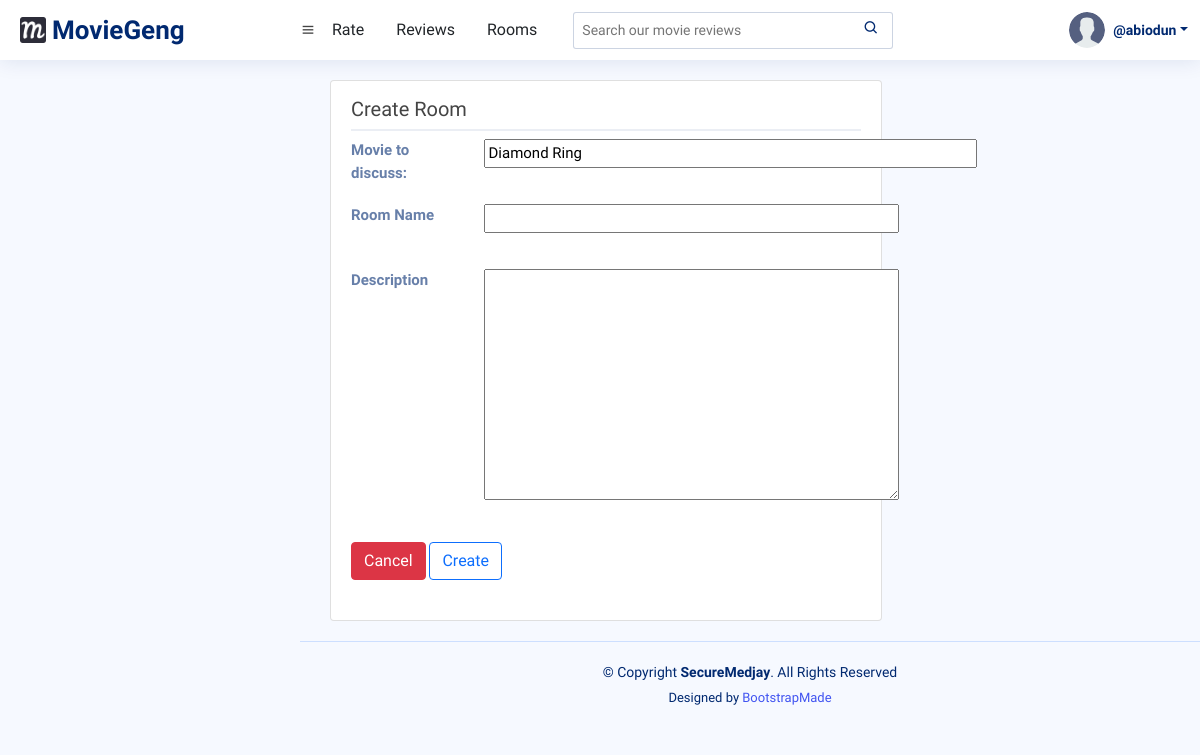
Page /create-room/2/ (signed in) on the committed database.
### base/models.py (models this page shows, shortened)
class User(AbstractUser):
    email = models.EmailField(unique=True)
    username = models.CharField(unique=True, max_length=255)
    bio = models.TextField(blank=True, null=True)
    avatar = models.ImageField(null=True, default="avatar.svg")
    USERNAME_FIELD = 'email'
    REQUIRED_FIELDS = ["username"]

class Movie(models.Model):
    name = models.CharField(max_length=255)
    tmdb_id = models.CharField(max_length=255)
    img_url = models.CharField(null=True, max_length=255)
    duration = models.IntegerField(null=True)
    overview = models.TextField(null=True)
    tags = models.CharField(max_length=255, null=True)
    genres = models.CharField(max_length=255, null=True)
    budget = models.IntegerField(null=True)
    release_date = models.CharField(max_length=255, null=True)
    language = models.CharField(max_length=255, null=True)
    revenue = models.IntegerField(null=True)
    REQUIRED_FIELDS = []

### base/views.py (the view, shortened to what this page needs)
# urls.py: path("create-room/<int:pk>/", views.create_room_view, name="create-room"),
@login_required(login_url="base:login")
def create_room_view(request, pk):
    movie = None
    if pk != 0:
        movie = Movie.objects.get(id=pk)
    form = RoomForm()
    movies = Movie.objects.all()
    context = {
        "form": form,
        "movies": movies,
        "movie": movie,
    }
    return render(request, "base/room_form.html", context)

### base/forms.py
class RoomForm(ModelForm):
    class Meta:
        model = Room
        fields = ["name", "description"]

### base/templates/base/room_form.html (shortened to what this page needs)
{% extends "base.html" %}
{% block content %}
<main id="main" class="main">
    <section class="section profile">
        <div class="row">
            <div class="col-xl-8">
                <div class="card">
                    <div class="card-body pt-3">
                            <ul class="nav nav-tabs nav-tabs-bordered">
                                <li class="nav-item">
                                    <h5>Create Room</h5>
                                </li>
                            </ul>
                            <div class="tab-content pt-2">
                                <div class="tab-pane fade show active profile-overview">
                                    <div class="row">
                                        <form class="" method="post">
                                            <div class="row">
                                                {% if movie %}
                                                    <div class="col-lg-3 col-md-4 label">
                                                        <label for="movie">Movie to discuss:</label>
                                                    </div>
                                                    <div class="col-lg-9 col-md-8">
                                                        <input type="text" name="movie" value="{{movie.name}}" size="50" readonly>
                                                    </div>
                                                {% endif %}
                                            </div>
                                            <div class="row">
                                                <div class="col-lg-3 col-md-4 label">
                                                    <label for="name">Room Name</label>
                                                </div>
                                                <div class="col-lg-9 col-md-8">
                                                    <p>{{form.name}}</p>
                                                </div>
                                            </div>
                                            <div class="row">
                                                <div class="col-lg-3 col-md-4 label">
                                                    <label for="description">Description</label>
                                                </div>
                                                <div class="col-lg-9 col-md-8">
                                                    <p>{{form.description}}</p>
                                                </div>
                                            </div>
                                            <div>
                                                <a class="btn btn-danger" href="{{ request.META.HTTP_REFERER }}">Cancel</a>
                                                <button class="btn btn-outline-primary" type="submit">Create</button>
                                            </div>
                                        </form>
                                    </div>
                                </div>
                            </div>
                    </div>
                </div>
            </div>
        </div>
    </section>
</main>
{% endblock %}

### templates/base.html (shortened to what this page needs)
<!DOCTYPE html>
{% load static %}
<html lang="en">
<head>
  <link href="{% static 'vendor/bootstrap/css/bootstrap.min.css' %}" rel="stylesheet">
  <link href="{% static 'vendor/bootstrap-icons/bootstrap-icons.css' %}" rel="stylesheet">
  <link href="{% static 'vendor/boxicons/css/boxicons.min.css' %}" rel="stylesheet">
  <link href="{% static 'vendor/quill/quill.snow.css' %}" rel="stylesheet">
  <link href="{% static 'vendor/quill/quill.bubble.css' %}" rel="stylesheet">
  <link href="{% static 'vendor/remixicon/remixicon.css' %}" rel="stylesheet">
  <link href="{% static 'vendor/simple-datatables/style.css' %}" rel="stylesheet">
  <link href='https://unpkg.com/boxicons@2.1.2/css/boxicons.min.css' rel='stylesheet'>
  <link href='https://cdn.jsdelivr.net/npm/@fortawesome/fontawesome-free@6.1.1/css/fontawesome.min.css' rel='stylesheet'>
  <link rel="stylesheet" href="{% static 'styles/style.css' %}">
</head>
<body>
  <header id="header" class="header fixed-top d-flex align-items-center">
    <div class="d-flex align-items-center justify-content-between">
      <a href="{% url 'base:home' %}" class="logo d-flex align-items-center">
        <img src="{% static 'images/favicon-32x32.png' %}" alt="logo">
        <span class="d-none d-lg-block">MovieGeng</span>
      </a>
      <i class='bx bx-menu'></i>
    </div>
    <div class="nav col-12 col-md-auto mb-2 justify-content-center mb-md-0">
        <li><a href="{% url 'base:home' %}" class="nav-link px-10 link-dark">Rate</a></li>
        <li><a href="{% url 'base:movie-list' %}" class="nav-link px-10 link-dark">Reviews</a></li>
        <li><a href="{% url 'base:room-list' %}" class="nav-link px-10 link-dark">Rooms</a></li>
    </div>
    <div class="search-bar">
      <form class="search-form d-flex align-items-center" action="{% url 'base:movie-list' %}">
        <input name="w" placeholder="Search our movie reviews">
        <button type="submit" title="Search"><i class="bx bx-search"></i></button>
      </form>
    </div>
    <nav class="header-nav ms-auto">
      <ul class="d-flex align-items-center">
        {% if user.is_authenticated %}
        <li class="nav-item dropdown pe-5">
            <a class="nav-link nav-profile d-flex align-items-center pe-0" href="" data-bs-toggle="dropdown">
              <img src="{{user.avatar.url}}" alt="Profile-pic" class="rounded-circle">
              <span class="d-none d-md-block dropdown-toggle ps-2">@{{user.username}}</span>
            </a>
        </li>
        {% else %}
            <a class="nav-link nav-profile d-flex align-items-center pe-5" href="{% url 'base:login' %}">
              <span>Login</span>
            </a>
        {% endif %}
      </ul>
    </nav>
  </header>
  {% block content %}
  {% endblock %}
</body>
{% include "base/footer.html" %}
</html>

### static/styles/style.css (style rules this page uses)
:root { scroll-behavior: smooth; }
body { font-family: "Open Sans", sans-serif; background: #f6f9ff; color: #444444; }
a { color: #4154f1; text-decoration: none; }
h1, h2, h3, h4, h5, h6 { font-family: "Nunito", sans-serif; }
#main { margin-top: 60px; padding: 20px 30px; transition: all 0.3s; }
.card { color: inherit; min-width: calc(33% - 3rem); min-height: 300px; perspective: 1000px; margin: auto; position: relative; padding-left: 0; }
.card-body { padding: 20px 20px 20px 20px; }
.nav-tabs-bordered { border-bottom: 2px solid #ebeef4; }
.logo { line-height: 1; }
@media (min-width: 1200px) { .logo { width: 280px; } }
.logo img { max-height: 26px; margin-right: 6px; }
.logo span { font-size: 26px; font-weight: 700; color: #012970; font-family: "Nunito", sans-serif; }
.header { transition: all 0.5s; z-index: 997; height: 60px; box-shadow: 0px 2px 20px rgba(1, 41, 112, 0.1); background-color: #fff; padding-left: 20px; }
.header .search-bar { min-width: 360px; padding: 0 20px; }
.header .search-form { width: 100%; }
.header .search-form input { border: 0; font-size: 14px; color: #012970; border: 1px solid rgba(1, 41, 112, 0.2); padding: 7px 38px 7px 8px; border-radius: 3px; transition: 0.3s; width: 100%; }
.header .search-form button { border: 0; padding: 0; margin-left: -30px; background: none; }
.header .search-form button i { color: #012970; }
.header-nav ul { list-style: none; }
.header-nav > ul { margin: 0; padding: 0; }
.header-nav .nav-profile { color: #012970; }
.header-nav .nav-profile img { max-height: 36px; }
.header-nav .nav-profile span { font-size: 14px; font-weight: 600; }
@media (min-width: 1200px) { #main, #footer { margin-left: 300px; } }
.profile .profile-overview .row { margin-bottom: 20px; font-size: 15px; }
.profile .profile-overview .label { font-weight: 600; color: rgba(1, 41, 112, 0.6); }
#id_name { width: 415px; }
#id_description { width: 415px; }

### rows in the picture
User: avatar (placeholder picture), username "abiodun"
Movie: movie "Diamond Ring"
